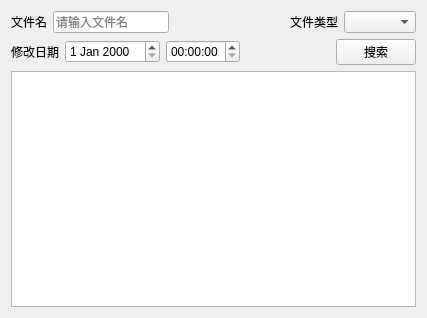
<?xml version="1.0" encoding="UTF-8"?>
<ui version="4.0">
 <class>Form</class>
 <widget class="QWidget" name="Form">
  <property name="geometry">
   <rect>
    <x>0</x>
    <y>0</y>
    <width>427</width>
    <height>318</height>
   </rect>
  </property>
  <property name="windowTitle">
   <string>Form</string>
  </property>
  <layout class="QVBoxLayout" name="verticalLayout_2">
   <item>
    <layout class="QVBoxLayout" name="verticalLayout">
     <item>
      <layout class="QHBoxLayout" name="horizontalLayout_5">
       <item>
        <layout class="QHBoxLayout" name="horizontalLayout_2">
         <item>
          <widget class="QLabel" name="label">
           <property name="text">
            <string>文件名</string>
           </property>
          </widget>
         </item>
         <item>
          <widget class="QLineEdit" name="lineEdit">
           <property name="placeholderText">
            <string>请输入文件名</string>
           </property>
          </widget>
         </item>
         <item>
          <spacer name="horizontalSpacer_2">
           <property name="orientation">
            <enum>Qt::Horizontal</enum>
           </property>
           <property name="sizeHint" stdset="0">
            <size>
             <width>40</width>
             <height>20</height>
            </size>
           </property>
          </spacer>
         </item>
        </layout>
       </item>
       <item>
        <layout class="QHBoxLayout" name="horizontalLayout">
         <item>
          <widget class="QLabel" name="label_2">
           <property name="text">
            <string>文件类型</string>
           </property>
          </widget>
         </item>
         <item>
          <widget class="QComboBox" name="comboBox"/>
         </item>
        </layout>
       </item>
      </layout>
     </item>
     <item>
      <layout class="QHBoxLayout" name="horizontalLayout_4">
       <item>
        <layout class="QHBoxLayout" name="horizontalLayout_3">
         <item>
          <widget class="QLabel" name="label_3">
           <property name="text">
            <string>修改日期</string>
           </property>
          </widget>
         </item>
         <item>
          <widget class="QDateEdit" name="dateEdit"/>
         </item>
         <item>
          <widget class="QTimeEdit" name="timeEdit"/>
         </item>
        </layout>
       </item>
       <item>
        <spacer name="horizontalSpacer">
         <property name="orientation">
          <enum>Qt::Horizontal</enum>
         </property>
         <property name="sizeHint" stdset="0">
          <size>
           <width>40</width>
           <height>20</height>
          </size>
         </property>
        </spacer>
       </item>
       <item>
        <widget class="QPushButton" name="pushButton">
         <property name="text">
          <string>搜索</string>
         </property>
        </widget>
       </item>
      </layout>
     </item>
     <item>
      <widget class="QListView" name="listView"/>
     </item>
    </layout>
   </item>
  </layout>
 </widget>
 <resources/>
 <connections/>
</ui>
